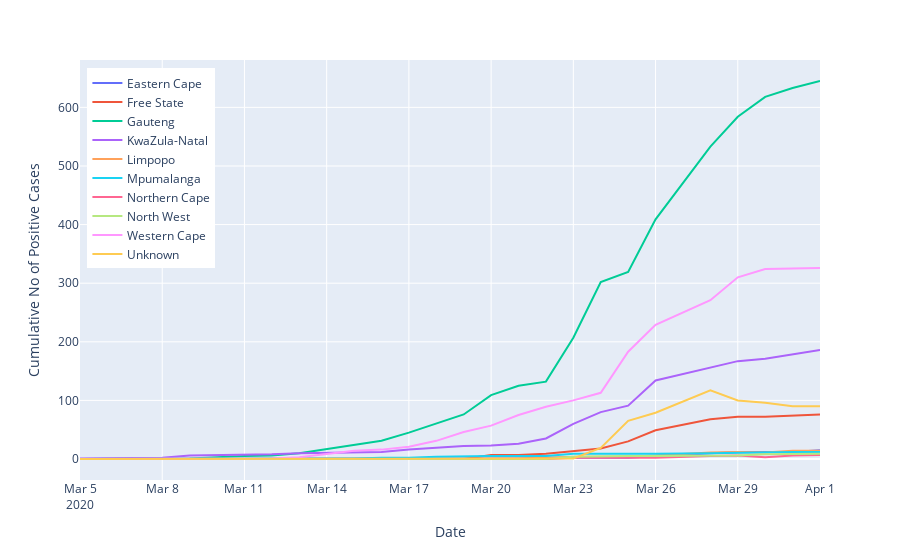

The notebook cell this image was saved under:
### Code cell
fig_cum_prov_cases = px.line(prov_cumulative, x='date', y='cumulative_cases', color='province',
                         hover_data=['province'])

fig_cum_prov_cases.update_layout(
    title="",
    xaxis_title="Date",
    yaxis_title="Cumulative No of Positive Cases",
    hovermode= 'x',
    legend=dict(x=0.01, y=.98),
    xaxis=dict(fixedrange=True),
    yaxis=dict(fixedrange=True),

)

for d in fig_cum_prov_cases.data:
    d.hoverinfo = 'all',
    d.hovertemplate = '%{customdata[0]}<br>%{y}'
    d.name = d.name[9:]
    
fig_cum_prov_cases.show(config = dict(displayModeBar=False))

### Figure 1 — Plotly figure (JSON) as saved in the notebook; plotly's stock layout.template omitted (floating-point values rounded to 4 significant figures)
{"data": [{"customdata": [["Eastern Cape"], ["Eastern Cape"], ["Eastern Cape"], ["Eastern Cape"], ["Eastern Cape"], ["Eastern Cape"], ["Eastern Cape"], ["Eastern Cape"], ["Eastern Cape"], ["Eastern Cape"], ["Eastern Cape"], ["Eastern Cape"], ["Eastern Cape"], ["Eastern Cape"], ["Eastern Cape"], ["Eastern Cape"], ["Eastern Cape"], ["Eastern Cape"], ["Eastern Cape"], ["Eastern Cape"], ["Eastern Cape"], ["Eastern Cape"], ["Eastern Cape"], ["Eastern Cape"], ["Eastern Cape"]], "hoverinfo": ["all"], "hoverlabel": {"namelength": 0}, "hovertemplate": "%{customdata[0]}<br>%{y}", "legendgroup": "province=Eastern Cape", "line": {"color": "#636efa", "dash": "solid"}, "mode": "lines", "name": "Eastern Cape", "showlegend": true, "type": "scatter", "x": ["2020-03-05T00:00:00", "2020-03-07T00:00:00", "2020-03-08T00:00:00", "2020-03-09T00:00:00", "2020-03-11T00:00:00", "2020-03-12T00:00:00", "2020-03-13T00:00:00", "2020-03-14T00:00:00", "2020-03-15T00:00:00", "2020-03-16T00:00:00", "2020-03-17T00:00:00", "2020-03-18T00:00:00", "2020-03-19T00:00:00", "2020-03-20T00:00:00", "2020-03-21T00:00:00", "2020-03-22T00:00:00", "2020-03-23T00:00:00", "2020-03-24T00:00:00", "2020-03-25T00:00:00", "2020-03-26T00:00:00", "2020-03-28T00:00:00", "2020-03-29T00:00:00", "2020-03-30T00:00:00", "2020-03-31T00:00:00", "2020-04-01T00:00:00"], "xaxis": "x", "y": [0, 0, 0, 0, 0, 0, 0, 0, 0, 0, 0, 0, 0, 0, 1, 2, 2, 2, 2, 5, 10, 12, 12, 12, 15], "yaxis": "y"}, {"customdata": [["Free State"], ["Free State"], ["Free State"], ["Free State"], ["Free State"], ["Free State"], ["Free State"], ["Free State"], ["Free State"], ["Free State"], ["Free State"], ["Free State"], ["Free State"], ["Free State"], ["Free State"], ["Free State"], ["Free State"], ["Free State"], ["Free State"], ["Free State"], ["Free State"], ["Free State"], ["Free State"], ["Free State"], ["Free State"]], "hoverinfo": ["all"], "hoverlabel": {"namelength": 0}, "hovertemplate": "%{customdata[0]}<br>%{y}", "legendgroup": "province=Free State", "line": {"color": "#EF553B", "dash": "solid"}, "mode": "lines", "name": "Free State", "showlegend": true, "type": "scatter", "x": ["2020-03-05T00:00:00", "2020-03-07T00:00:00", "2020-03-08T00:00:00", "2020-03-09T00:00:00", "2020-03-11T00:00:00", "2020-03-12T00:00:00", "2020-03-13T00:00:00", "2020-03-14T00:00:00", "2020-03-15T00:00:00", "2020-03-16T00:00:00", "2020-03-17T00:00:00", "2020-03-18T00:00:00", "2020-03-19T00:00:00", "2020-03-20T00:00:00", "2020-03-21T00:00:00", "2020-03-22T00:00:00", "2020-03-23T00:00:00", "2020-03-24T00:00:00", "2020-03-25T00:00:00", "2020-03-26T00:00:00", "2020-03-28T00:00:00", "2020-03-29T00:00:00", "2020-03-30T00:00:00", "2020-03-31T00:00:00", "2020-04-01T00:00:00"], "xaxis": "x", "y": [0, 0, 0, 0, 0, 0, 0, 0, 0, 0, 0, 0, 0, 7, 7, 9, 13, 18, 30, 49, 68, 72, 72, 74, 76], "yaxis": "y"}, {"customdata": [["Gauteng"], ["Gauteng"], ["Gauteng"], ["Gauteng"], ["Gauteng"], ["Gauteng"], ["Gauteng"], ["Gauteng"], ["Gauteng"], ["Gauteng"], ["Gauteng"], ["Gauteng"], ["Gauteng"], ["Gauteng"], ["Gauteng"], ["Gauteng"], ["Gauteng"], ["Gauteng"], ["Gauteng"], ["Gauteng"], ["Gauteng"], ["Gauteng"], ["Gauteng"], ["Gauteng"], ["Gauteng"]], "hoverinfo": ["all"], "hoverlabel": {"namelength": 0}, "hovertemplate": "%{customdata[0]}<br>%{y}", "legendgroup": "province=Gauteng", "line": {"color": "#00cc96", "dash": "solid"}, "mode": "lines", "name": "Gauteng", "showlegend": true, "type": "scatter", "x": ["2020-03-05T00:00:00", "2020-03-07T00:00:00", "2020-03-08T00:00:00", "2020-03-09T00:00:00", "2020-03-11T00:00:00", "2020-03-12T00:00:00", "2020-03-13T00:00:00", "2020-03-14T00:00:00", "2020-03-15T00:00:00", "2020-03-16T00:00:00", "2020-03-17T00:00:00", "2020-03-18T00:00:00", "2020-03-19T00:00:00", "2020-03-20T00:00:00", "2020-03-21T00:00:00", "2020-03-22T00:00:00", "2020-03-23T00:00:00", "2020-03-24T00:00:00", "2020-03-25T00:00:00", "2020-03-26T00:00:00", "2020-03-28T00:00:00", "2020-03-29T00:00:00", "2020-03-30T00:00:00", "2020-03-31T00:00:00", "2020-04-01T00:00:00"], "xaxis": "x", "y": [0, 1, 1, 1, 5, 6, 10, 17, 24, 31, 45, 61, 76, 109, 125, 132, 207, 302, 319, 409, 533, 584, 618, 633, 645], "yaxis": "y"}, {"customdata": [["KwaZula-Natal"], ["KwaZula-Natal"], ["KwaZula-Natal"], ["KwaZula-Natal"], ["KwaZula-Natal"], ["KwaZula-Natal"], ["KwaZula-Natal"], ["KwaZula-Natal"], ["KwaZula-Natal"], ["KwaZula-Natal"], ["KwaZula-Natal"], ["KwaZula-Natal"], ["KwaZula-Natal"], ["KwaZula-Natal"], ["KwaZula-Natal"], ["KwaZula-Natal"], ["KwaZula-Natal"], ["KwaZula-Natal"], ["KwaZula-Natal"], ["KwaZula-Natal"], ["KwaZula-Natal"], ["KwaZula-Natal"], ["KwaZula-Natal"], ["KwaZula-Natal"], ["KwaZula-Natal"]], "hoverinfo": ["all"], "hoverlabel": {"namelength": 0}, "hovertemplate": "%{customdata[0]}<br>%{y}", "legendgroup": "province=KwaZula-Natal", "line": {"color": "#ab63fa", "dash": "solid"}, "mode": "lines", "name": "KwaZula-Natal", "showlegend": true, "type": "scatter", "x": ["2020-03-05T00:00:00", "2020-03-07T00:00:00", "2020-03-08T00:00:00", "2020-03-09T00:00:00", "2020-03-11T00:00:00", "2020-03-12T00:00:00", "2020-03-13T00:00:00", "2020-03-14T00:00:00", "2020-03-15T00:00:00", "2020-03-16T00:00:00", "2020-03-17T00:00:00", "2020-03-18T00:00:00", "2020-03-19T00:00:00", "2020-03-20T00:00:00", "2020-03-21T00:00:00", "2020-03-22T00:00:00", "2020-03-23T00:00:00", "2020-03-24T00:00:00", "2020-03-25T00:00:00", "2020-03-26T00:00:00", "2020-03-28T00:00:00", "2020-03-29T00:00:00", "2020-03-30T00:00:00", "2020-03-31T00:00:00", "2020-04-01T00:00:00"], "xaxis": "x", "y": [1, 1, 2, 6, 7, 8, 10, 11, 12, 12, 16, 19, 22, 23, 26, 35, 60, 80, 91, 134, 156, 167, 171, 179, 186], "yaxis": "y"}, {"customdata": [["Limpopo"], ["Limpopo"], ["Limpopo"], ["Limpopo"], ["Limpopo"], ["Limpopo"], ["Limpopo"], ["Limpopo"], ["Limpopo"], ["Limpopo"], ["Limpopo"], ["Limpopo"], ["Limpopo"], ["Limpopo"], ["Limpopo"], ["Limpopo"], ["Limpopo"], ["Limpopo"], ["Limpopo"], ["Limpopo"], ["Limpopo"], ["Limpopo"], ["Limpopo"], ["Limpopo"], ["Limpopo"]], "hoverinfo": ["all"], "hoverlabel": {"namelength": 0}, "hovertemplate": "%{customdata[0]}<br>%{y}", "legendgroup": "province=Limpopo", "line": {"color": "#FFA15A", "dash": "solid"}, "mode": "lines", "name": "Limpopo", "showlegend": true, "type": "scatter", "x": ["2020-03-05T00:00:00", "2020-03-07T00:00:00", "2020-03-08T00:00:00", "2020-03-09T00:00:00", "2020-03-11T00:00:00", "2020-03-12T00:00:00", "2020-03-13T00:00:00", "2020-03-14T00:00:00", "2020-03-15T00:00:00", "2020-03-16T00:00:00", "2020-03-17T00:00:00", "2020-03-18T00:00:00", "2020-03-19T00:00:00", "2020-03-20T00:00:00", "2020-03-21T00:00:00", "2020-03-22T00:00:00", "2020-03-23T00:00:00", "2020-03-24T00:00:00", "2020-03-25T00:00:00", "2020-03-26T00:00:00", "2020-03-28T00:00:00", "2020-03-29T00:00:00", "2020-03-30T00:00:00", "2020-03-31T00:00:00", "2020-04-01T00:00:00"], "xaxis": "x", "y": [0, 0, 0, 0, 0, 0, 0, 0, 0, 1, 1, 1, 1, 1, 1, 2, 4, 4, 4, 6, 11, 12, 11, 14, 14], "yaxis": "y"}, {"customdata": [["Mpumalanga"], ["Mpumalanga"], ["Mpumalanga"], ["Mpumalanga"], ["Mpumalanga"], ["Mpumalanga"], ["Mpumalanga"], ["Mpumalanga"], ["Mpumalanga"], ["Mpumalanga"], ["Mpumalanga"], ["Mpumalanga"], ["Mpumalanga"], ["Mpumalanga"], ["Mpumalanga"], ["Mpumalanga"], ["Mpumalanga"], ["Mpumalanga"], ["Mpumalanga"], ["Mpumalanga"], ["Mpumalanga"], ["Mpumalanga"], ["Mpumalanga"], ["Mpumalanga"], ["Mpumalanga"]], "hoverinfo": ["all"], "hoverlabel": {"namelength": 0}, "hovertemplate": "%{customdata[0]}<br>%{y}", "legendgroup": "province=Mpumalanga", "line": {"color": "#19d3f3", "dash": "solid"}, "mode": "lines", "name": "Mpumalanga", "showlegend": true, "type": "scatter", "x": ["2020-03-05T00:00:00", "2020-03-07T00:00:00", "2020-03-08T00:00:00", "2020-03-09T00:00:00", "2020-03-11T00:00:00", "2020-03-12T00:00:00", "2020-03-13T00:00:00", "2020-03-14T00:00:00", "2020-03-15T00:00:00", "2020-03-16T00:00:00", "2020-03-17T00:00:00", "2020-03-18T00:00:00", "2020-03-19T00:00:00", "2020-03-20T00:00:00", "2020-03-21T00:00:00", "2020-03-22T00:00:00", "2020-03-23T00:00:00", "2020-03-24T00:00:00", "2020-03-25T00:00:00", "2020-03-26T00:00:00", "2020-03-28T00:00:00", "2020-03-29T00:00:00", "2020-03-30T00:00:00", "2020-03-31T00:00:00", "2020-04-01T00:00:00"], "xaxis": "x", "y": [0, 0, 0, 0, 0, 1, 1, 1, 1, 2, 2, 4, 5, 5, 5, 5, 9, 9, 8, 9, 10, 11, 11, 12, 12], "yaxis": "y"}, {"customdata": [["Northern Cape"], ["Northern Cape"], ["Northern Cape"], ["Northern Cape"], ["Northern Cape"], ["Northern Cape"], ["Northern Cape"], ["Northern Cape"], ["Northern Cape"], ["Northern Cape"], ["Northern Cape"], ["Northern Cape"], ["Northern Cape"], ["Northern Cape"], ["Northern Cape"], ["Northern Cape"], ["Northern Cape"], ["Northern Cape"], ["Northern Cape"], ["Northern Cape"], ["Northern Cape"], ["Northern Cape"], ["Northern Cape"], ["Northern Cape"], ["Northern Cape"]], "hoverinfo": ["all"], "hoverlabel": {"namelength": 0}, "hovertemplate": "%{customdata[0]}<br>%{y}", "legendgroup": "province=Northern Cape", "line": {"color": "#FF6692", "dash": "solid"}, "mode": "lines", "name": "Northern Cape", "showlegend": true, "type": "scatter", "x": ["2020-03-05T00:00:00", "2020-03-07T00:00:00", "2020-03-08T00:00:00", "2020-03-09T00:00:00", "2020-03-11T00:00:00", "2020-03-12T00:00:00", "2020-03-13T00:00:00", "2020-03-14T00:00:00", "2020-03-15T00:00:00", "2020-03-16T00:00:00", "2020-03-17T00:00:00", "2020-03-18T00:00:00", "2020-03-19T00:00:00", "2020-03-20T00:00:00", "2020-03-21T00:00:00", "2020-03-22T00:00:00", "2020-03-23T00:00:00", "2020-03-24T00:00:00", "2020-03-25T00:00:00", "2020-03-26T00:00:00", "2020-03-28T00:00:00", "2020-03-29T00:00:00", "2020-03-30T00:00:00", "2020-03-31T00:00:00", "2020-04-01T00:00:00"], "xaxis": "x", "y": [0, 0, 0, 0, 0, 0, 0, 0, 0, 0, 0, 0, 0, 0, 0, 0, 2, 2, 2, 2, 5, 6, 3, 6, 7], "yaxis": "y"}, {"customdata": [["North West"], ["North West"], ["North West"], ["North West"], ["North West"], ["North West"], ["North West"], ["North West"], ["North West"], ["North West"], ["North West"], ["North West"], ["North West"], ["North West"], ["North West"], ["North West"], ["North West"], ["North West"], ["North West"], ["North West"], ["North West"], ["North West"], ["North West"], ["North West"], ["North West"]], "hoverinfo": ["all"], "hoverlabel": {"namelength": 0}, "hovertemplate": "%{customdata[0]}<br>%{y}", "legendgroup": "province=North West", "line": {"color": "#B6E880", "dash": "solid"}, "mode": "lines", "name": "North West", "showlegend": true, "type": "scatter", "x": ["2020-03-05T00:00:00", "2020-03-07T00:00:00", "2020-03-08T00:00:00", "2020-03-09T00:00:00", "2020-03-11T00:00:00", "2020-03-12T00:00:00", "2020-03-13T00:00:00", "2020-03-14T00:00:00", "2020-03-15T00:00:00", "2020-03-16T00:00:00", "2020-03-17T00:00:00", "2020-03-18T00:00:00", "2020-03-19T00:00:00", "2020-03-20T00:00:00", "2020-03-21T00:00:00", "2020-03-22T00:00:00", "2020-03-23T00:00:00", "2020-03-24T00:00:00", "2020-03-25T00:00:00", "2020-03-26T00:00:00", "2020-03-28T00:00:00", "2020-03-29T00:00:00", "2020-03-30T00:00:00", "2020-03-31T00:00:00", "2020-04-01T00:00:00"], "xaxis": "x", "y": [0, 0, 0, 0, 0, 0, 0, 0, 0, 0, 0, 0, 0, 0, 0, 0, 4, 5, 5, 5, 6, 6, 8, 8, 9], "yaxis": "y"}, {"customdata": [["Western Cape"], ["Western Cape"], ["Western Cape"], ["Western Cape"], ["Western Cape"], ["Western Cape"], ["Western Cape"], ["Western Cape"], ["Western Cape"], ["Western Cape"], ["Western Cape"], ["Western Cape"], ["Western Cape"], ["Western Cape"], ["Western Cape"], ["Western Cape"], ["Western Cape"], ["Western Cape"], ["Western Cape"], ["Western Cape"], ["Western Cape"], ["Western Cape"], ["Western Cape"], ["Western Cape"], ["Western Cape"]], "hoverinfo": ["all"], "hoverlabel": {"namelength": 0}, "hovertemplate": "%{customdata[0]}<br>%{y}", "legendgroup": "province=Western Cape", "line": {"color": "#FF97FF", "dash": "solid"}, "mode": "lines", "name": "Western Cape", "showlegend": true, "type": "scatter", "x": ["2020-03-05T00:00:00", "2020-03-07T00:00:00", "2020-03-08T00:00:00", "2020-03-09T00:00:00", "2020-03-11T00:00:00", "2020-03-12T00:00:00", "2020-03-13T00:00:00", "2020-03-14T00:00:00", "2020-03-15T00:00:00", "2020-03-16T00:00:00", "2020-03-17T00:00:00", "2020-03-18T00:00:00", "2020-03-19T00:00:00", "2020-03-20T00:00:00", "2020-03-21T00:00:00", "2020-03-22T00:00:00", "2020-03-23T00:00:00", "2020-03-24T00:00:00", "2020-03-25T00:00:00", "2020-03-26T00:00:00", "2020-03-28T00:00:00", "2020-03-29T00:00:00", "2020-03-30T00:00:00", "2020-03-31T00:00:00", "2020-04-01T00:00:00"], "xaxis": "x", "y": [0, 0, 0, 0, 1, 1, 3, 9, 14, 16, 21, 31, 46, 57, 75, 89, 100, 113, 183, 229, 271, 310, 324, 325, 326], "yaxis": "y"}, {"customdata": [["Unknown"], ["Unknown"], ["Unknown"], ["Unknown"], ["Unknown"], ["Unknown"], ["Unknown"], ["Unknown"], ["Unknown"], ["Unknown"], ["Unknown"], ["Unknown"], ["Unknown"], ["Unknown"], ["Unknown"], ["Unknown"], ["Unknown"], ["Unknown"], ["Unknown"], ["Unknown"], ["Unknown"], ["Unknown"], ["Unknown"], ["Unknown"], ["Unknown"]], "hoverinfo": ["all"], "hoverlabel": {"namelength": 0}, "hovertemplate": "%{customdata[0]}<br>%{y}", "legendgroup": "province=Unknown", "line": {"color": "#FECB52", "dash": "solid"}, "mode": "lines", "name": "Unknown", "showlegend": true, "type": "scatter", "x": ["2020-03-05T00:00:00", "2020-03-07T00:00:00", "2020-03-08T00:00:00", "2020-03-09T00:00:00", "2020-03-11T00:00:00", "2020-03-12T00:00:00", "2020-03-13T00:00:00", "2020-03-14T00:00:00", "2020-03-15T00:00:00", "2020-03-16T00:00:00", "2020-03-17T00:00:00", "2020-03-18T00:00:00", "2020-03-19T00:00:00", "2020-03-20T00:00:00", "2020-03-21T00:00:00", "2020-03-22T00:00:00", "2020-03-23T00:00:00", "2020-03-24T00:00:00", "2020-03-25T00:00:00", "2020-03-26T00:00:00", "2020-03-28T00:00:00", "2020-03-29T00:00:00", "2020-03-30T00:00:00", "2020-03-31T00:00:00", "2020-04-01T00:00:00"], "xaxis": "x", "y": [0, 0, 0, 0, 0, 0, 0, 0, 0, 0, 0, 0, 0, 0, 0, 0, 1, 19, 65, 79, 117, 100, 96, 90, 90], "yaxis": "y"}], "layout": {"hovermode": "x", "legend": {"tracegroupgap": 0, "x": 0.01, "y": 0.98}, "margin": {"t": 60}, "title": {"text": ""}, "xaxis": {"anchor": "y", "domain": [0, 1], "fixedrange": true, "title": {"text": "Date"}}, "yaxis": {"anchor": "x", "domain": [0, 1], "fixedrange": true, "title": {"text": "Cumulative No of Positive Cases"}}}}
